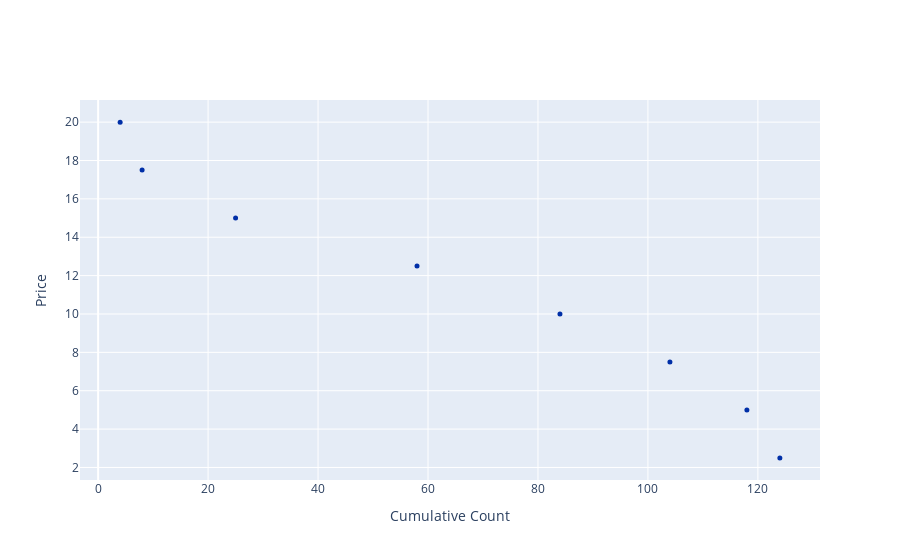

Notebook code for this chart:
### Code cell
demand_curve.iscatter("Cumulative Count","Price")

### Figure 1 — Plotly figure (JSON) as saved in the notebook; plotly's stock layout.template omitted (floating-point values rounded to 4 significant figures)
{"data": [{"marker": {"color": "rgb(0,47,167)", "size": 5}, "mode": "markers", "name": "Price", "textfont": {"color": "rgb(0,47,167)"}, "textposition": "bottom center", "type": "scatter", "x": [4, 8, 25, 58, 84, 104, 118, 124], "y": [20.0, 17.5, 15.0, 12.5, 10.0, 7.5, 5.0, 2.5]}], "layout": {"xaxis": {"title": {"text": "Cumulative Count"}}, "yaxis": {"title": {"text": "Price"}}}}
